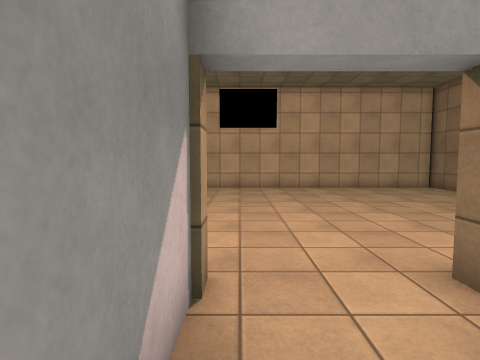
[1] (above)

16 first-person views from a walk through a scene from a Unity 3-D project. The camera is 1.4 m above the floor, tilts 4° down and sees 80° across. The floor is counted in squares, 1 m on a side. Each view is taken from the middle of a square. On the plan, view 1 faces up. The plan holds only what a view shows up to about 14 squares ahead; the rest is blank. The place goes on beyond the plan. Surface patterns are stand-ins for the level's own textures.

[2]
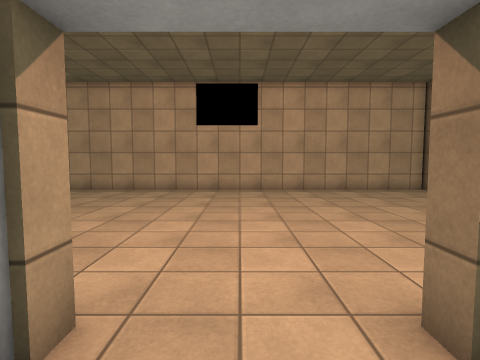

[3]
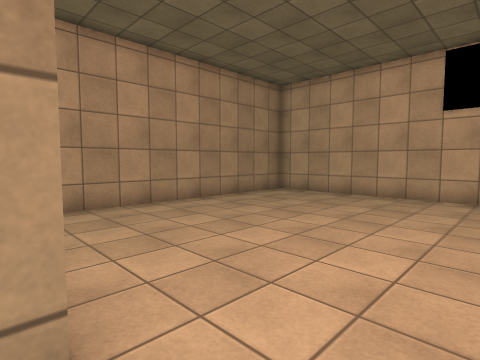

[4]
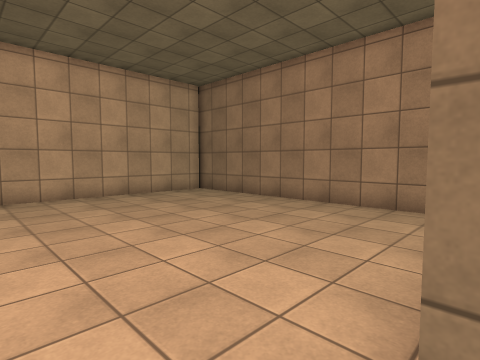

[5]
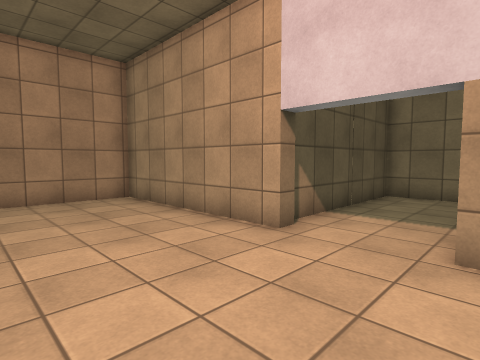

[6]
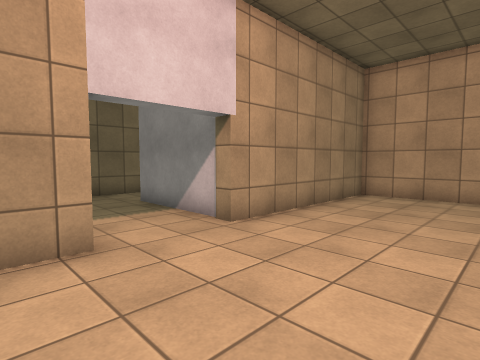

[7]
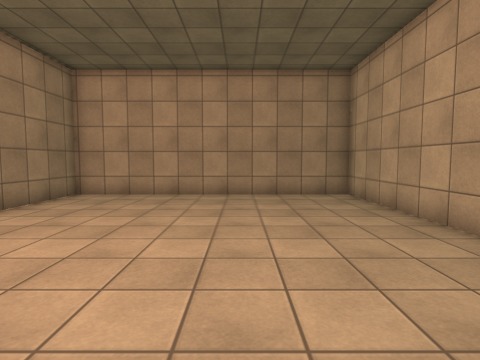

[8]
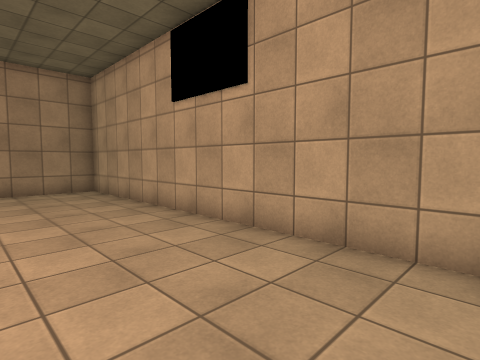

[9]
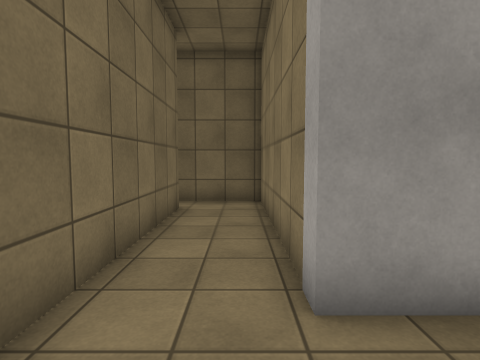

[10]
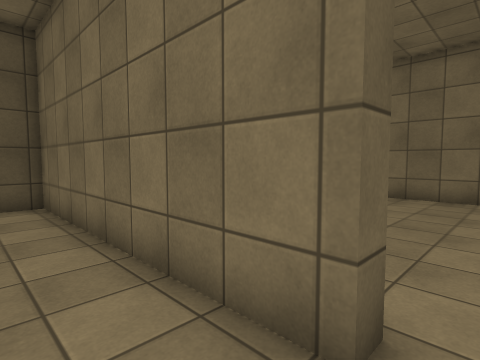

[11]
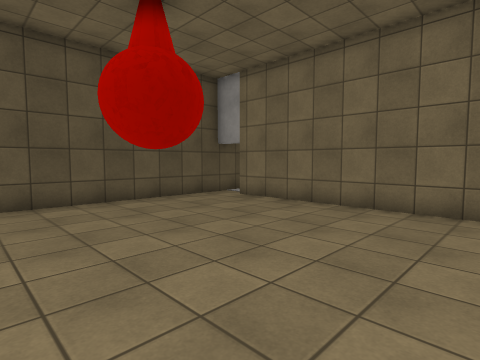

[12]
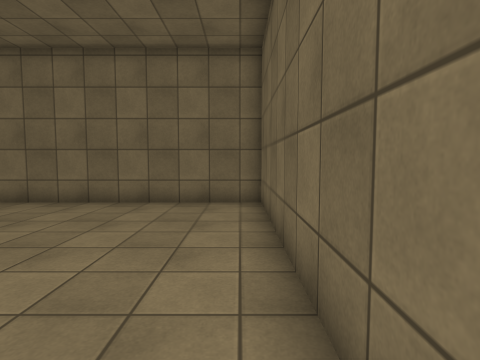

[13]
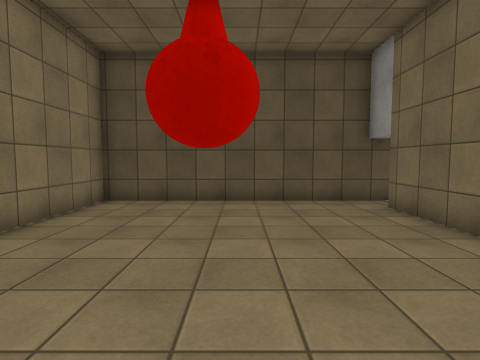

[14]
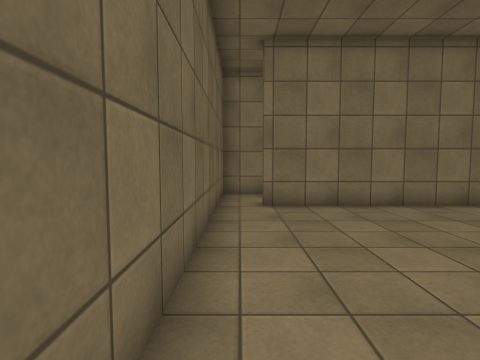

[15]
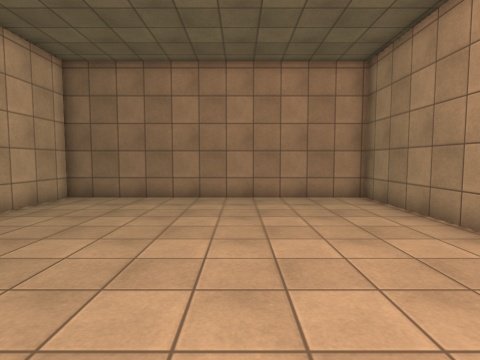

[16]
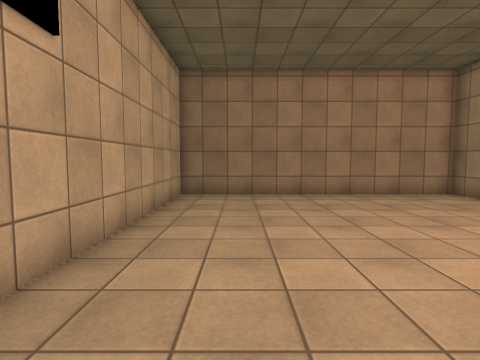

### Floor plan
Ten units are one square. View 1 is at (0, 0); x grows to the right and y downward. Boxes are objects, and circles mark ways between rooms. Rooms are numbered by the first view taken in them; rooms with no view inside come last. Other rooms are left out.
<svg viewBox="-83 -149 184 301">
<path fill="none" stroke="#000" d="M25 -28 25 -33 96 -33 96 -144 -77 -144 -77 -33 -5 -33 -5 13 -77 13 -77 45M-63 43 -63 38 28 38 28 -24M-77 45 -77 131M-78 134 15 134M28 147 28 43 -63 43"/>
<circle cx="-70" cy="40" r="3" fill="#2a7"/>
<text x="10" y="-70">1</text>
<text x="-20" y="90">2</text>
</svg>
Room 1 opens to room 2.

Where each view was taken, in squares from view 1:
view 1: 0 up, 0 right, facing up
view 2: 1 up, 1 right, facing up
view 3: 3 up, 1 right, facing up-left
view 4: 3 up, 1 right, facing up-right
view 5: 8 up, 1 left, facing down-right
view 6: 8 up, 4 right, facing down-left
view 7: 10 up, 4 right, facing left
view 8: 10 up, 6 right, facing up-left
view 9: 2 down, 2 right, facing left
view 10: 2 down, 7 left, facing down-right
view 11: 5 down, 7 left, facing down-right
view 12: 4 down, 7 left, facing down
view 13: 9 down, 7 left, facing right
view 14: 13 down, 7 left, facing up
view 15: 8 up, 1 left, facing right
view 16: 12 up, 2 left, facing right
